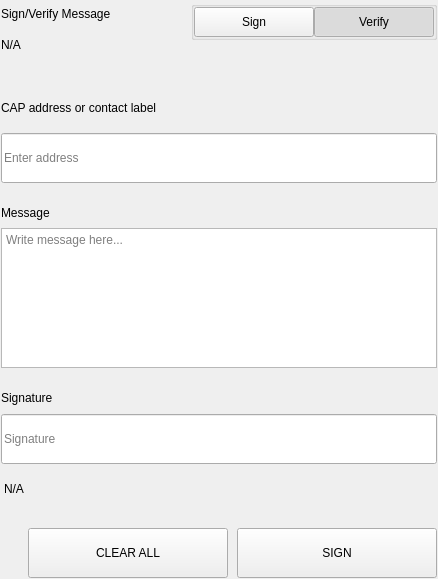
<?xml version="1.0" encoding="UTF-8"?>
<ui version="4.0">
 <class>SettingsSignMessageWidgets</class>
 <widget class="QWidget" name="SettingsSignMessageWidgets">
  <property name="geometry">
   <rect>
    <x>0</x>
    <y>0</y>
    <width>438</width>
    <height>579</height>
   </rect>
  </property>
  <property name="windowTitle">
   <string>Form</string>
  </property>
  <layout class="QVBoxLayout" name="verticalLayout">
   <property name="spacing">
    <number>0</number>
   </property>
   <property name="leftMargin">
    <number>0</number>
   </property>
   <property name="topMargin">
    <number>0</number>
   </property>
   <property name="rightMargin">
    <number>0</number>
   </property>
   <property name="bottomMargin">
    <number>0</number>
   </property>
   <item>
    <widget class="QWidget" name="left" native="true">
     <layout class="QVBoxLayout" name="verticalLayout_3">
      <property name="leftMargin">
       <number>0</number>
      </property>
      <property name="topMargin">
       <number>0</number>
      </property>
      <property name="rightMargin">
       <number>0</number>
      </property>
      <property name="bottomMargin">
       <number>0</number>
      </property>
      <item>
       <widget class="QWidget" name="container_sign" native="true">
        <layout class="QVBoxLayout" name="verticalLayout_2">
         <property name="spacing">
          <number>0</number>
         </property>
         <property name="leftMargin">
          <number>1</number>
         </property>
         <property name="topMargin">
          <number>1</number>
         </property>
         <property name="rightMargin">
          <number>1</number>
         </property>
         <property name="bottomMargin">
          <number>1</number>
         </property>
         <item>
          <layout class="QHBoxLayout" name="horizontalLayout_3" stretch="3,1">
           <property name="spacing">
            <number>40</number>
           </property>
           <item>
            <layout class="QVBoxLayout" name="verticalLayoutTitle">
             <property name="spacing">
              <number>5</number>
             </property>
             <item>
              <widget class="QLabel" name="labelTitle">
               <property name="text">
                <string>Sign/Verify Message</string>
               </property>
              </widget>
             </item>
             <item>
              <widget class="QLabel" name="labelSubtitle1">
               <property name="text">
                <string notr="true">N/A</string>
               </property>
               <property name="wordWrap">
                <bool>true</bool>
               </property>
              </widget>
             </item>
            </layout>
           </item>
           <item alignment="Qt::AlignRight|Qt::AlignTop">
            <widget class="QWidget" name="containerSwitch" native="true">
             <property name="styleSheet">
              <string notr="true">#containerSwitch{
	padding-top:9px;
}</string>
             </property>
             <layout class="QVBoxLayout" name="verticalLayout_6">
              <property name="spacing">
               <number>4</number>
              </property>
              <property name="leftMargin">
               <number>0</number>
              </property>
              <property name="topMargin">
               <number>0</number>
              </property>
              <property name="rightMargin">
               <number>0</number>
              </property>
              <property name="bottomMargin">
               <number>0</number>
              </property>
              <item alignment="Qt::AlignRight">
               <widget class="QGroupBox" name="groupBox">
                <property name="sizePolicy">
                 <sizepolicy hsizetype="Fixed" vsizetype="Preferred">
                  <horstretch>0</horstretch>
                  <verstretch>0</verstretch>
                 </sizepolicy>
                </property>
                <property name="title">
                 <string/>
                </property>
                <property name="alignment">
                 <set>Qt::AlignRight|Qt::AlignTop|Qt::AlignTrailing</set>
                </property>
                <layout class="QHBoxLayout" name="horizontalLayout_4">
                 <property name="spacing">
                  <number>0</number>
                 </property>
                 <property name="leftMargin">
                  <number>0</number>
                 </property>
                 <property name="topMargin">
                  <number>0</number>
                 </property>
                 <property name="rightMargin">
                  <number>0</number>
                 </property>
                 <property name="bottomMargin">
                  <number>0</number>
                 </property>
                 <item>
                  <widget class="QPushButton" name="pushSign">
                   <property name="minimumSize">
                    <size>
                     <width>120</width>
                     <height>30</height>
                    </size>
                   </property>
                   <property name="maximumSize">
                    <size>
                     <width>120</width>
                     <height>30</height>
                    </size>
                   </property>
                   <property name="focusPolicy">
                    <enum>Qt::NoFocus</enum>
                   </property>
                   <property name="text">
                    <string>Sign</string>
                   </property>
                   <property name="checkable">
                    <bool>true</bool>
                   </property>
                   <property name="autoExclusive">
                    <bool>true</bool>
                   </property>
                  </widget>
                 </item>
                 <item>
                  <widget class="QPushButton" name="pushVerify">
                   <property name="minimumSize">
                    <size>
                     <width>120</width>
                     <height>30</height>
                    </size>
                   </property>
                   <property name="maximumSize">
                    <size>
                     <width>120</width>
                     <height>30</height>
                    </size>
                   </property>
                   <property name="focusPolicy">
                    <enum>Qt::NoFocus</enum>
                   </property>
                   <property name="text">
                    <string>Verify</string>
                   </property>
                   <property name="checkable">
                    <bool>true</bool>
                   </property>
                   <property name="checked">
                    <bool>true</bool>
                   </property>
                   <property name="autoExclusive">
                    <bool>true</bool>
                   </property>
                  </widget>
                 </item>
                </layout>
               </widget>
              </item>
              <item alignment="Qt::AlignHCenter|Qt::AlignTop">
               <widget class="QLabel" name="labelSubtitleSwitch">
                <property name="text">
                 <string/>
                </property>
                <property name="alignment">
                 <set>Qt::AlignRight|Qt::AlignTrailing|Qt::AlignVCenter</set>
                </property>
               </widget>
              </item>
             </layout>
            </widget>
           </item>
          </layout>
         </item>
         <item>
          <spacer name="verticalSpacer_2">
           <property name="orientation">
            <enum>Qt::Vertical</enum>
           </property>
           <property name="sizeType">
            <enum>QSizePolicy::Fixed</enum>
           </property>
           <property name="sizeHint" stdset="0">
            <size>
             <width>20</width>
             <height>40</height>
            </size>
           </property>
          </spacer>
         </item>
         <item>
          <widget class="QWidget" name="containerAddress" native="true">
           <property name="sizePolicy">
            <sizepolicy hsizetype="Preferred" vsizetype="Fixed">
             <horstretch>0</horstretch>
             <verstretch>0</verstretch>
            </sizepolicy>
           </property>
           <layout class="QVBoxLayout" name="verticalLayout_5" stretch="0,0">
            <property name="spacing">
             <number>15</number>
            </property>
            <property name="leftMargin">
             <number>0</number>
            </property>
            <property name="topMargin">
             <number>0</number>
            </property>
            <property name="rightMargin">
             <number>0</number>
            </property>
            <property name="bottomMargin">
             <number>0</number>
            </property>
            <item>
             <widget class="QLabel" name="labelSubtitleAddress">
              <property name="minimumSize">
               <size>
                <width>0</width>
                <height>20</height>
               </size>
              </property>
              <property name="maximumSize">
               <size>
                <width>16777215</width>
                <height>20</height>
               </size>
              </property>
              <property name="text">
               <string>CAP address or contact label</string>
              </property>
             </widget>
            </item>
            <item>
             <widget class="QLineEdit" name="addressIn_SM">
              <property name="minimumSize">
               <size>
                <width>0</width>
                <height>50</height>
               </size>
              </property>
              <property name="maximumSize">
               <size>
                <width>16777215</width>
                <height>50</height>
               </size>
              </property>
              <property name="placeholderText">
               <string>Enter address</string>
              </property>
             </widget>
            </item>
           </layout>
          </widget>
         </item>
         <item>
          <spacer name="verticalSpacer_3">
           <property name="orientation">
            <enum>Qt::Vertical</enum>
           </property>
           <property name="sizeType">
            <enum>QSizePolicy::Fixed</enum>
           </property>
           <property name="sizeHint" stdset="0">
            <size>
             <width>20</width>
             <height>20</height>
            </size>
           </property>
          </spacer>
         </item>
         <item>
          <layout class="QVBoxLayout" name="verticalLayout_9">
           <property name="spacing">
            <number>5</number>
           </property>
           <item>
            <widget class="QLabel" name="labelSubtitleMessage">
             <property name="minimumSize">
              <size>
               <width>0</width>
               <height>20</height>
              </size>
             </property>
             <property name="maximumSize">
              <size>
               <width>16777215</width>
               <height>20</height>
              </size>
             </property>
             <property name="text">
              <string>Message</string>
             </property>
            </widget>
           </item>
           <item>
            <widget class="QPlainTextEdit" name="messageIn_SM">
             <property name="minimumSize">
              <size>
               <width>0</width>
               <height>140</height>
              </size>
             </property>
             <property name="maximumSize">
              <size>
               <width>16777215</width>
               <height>140</height>
              </size>
             </property>
             <property name="placeholderText">
              <string>Write message here...</string>
             </property>
            </widget>
           </item>
          </layout>
         </item>
         <item>
          <spacer name="verticalSpacer_4">
           <property name="orientation">
            <enum>Qt::Vertical</enum>
           </property>
           <property name="sizeType">
            <enum>QSizePolicy::Fixed</enum>
           </property>
           <property name="sizeHint" stdset="0">
            <size>
             <width>20</width>
             <height>20</height>
            </size>
           </property>
          </spacer>
         </item>
         <item>
          <widget class="QWidget" name="widget" native="true">
           <property name="minimumSize">
            <size>
             <width>0</width>
             <height>75</height>
            </size>
           </property>
           <property name="maximumSize">
            <size>
             <width>16777215</width>
             <height>16777215</height>
            </size>
           </property>
           <layout class="QVBoxLayout" name="verticalLayout_4">
            <property name="leftMargin">
             <number>0</number>
            </property>
            <property name="topMargin">
             <number>0</number>
            </property>
            <property name="rightMargin">
             <number>0</number>
            </property>
            <property name="bottomMargin">
             <number>0</number>
            </property>
            <item>
             <widget class="QLabel" name="labelSubtitleSignature">
              <property name="minimumSize">
               <size>
                <width>0</width>
                <height>20</height>
               </size>
              </property>
              <property name="maximumSize">
               <size>
                <width>16777215</width>
                <height>20</height>
               </size>
              </property>
              <property name="text">
               <string>Signature</string>
              </property>
             </widget>
            </item>
            <item>
             <widget class="QLineEdit" name="signatureOut_SM">
              <property name="minimumSize">
               <size>
                <width>0</width>
                <height>50</height>
               </size>
              </property>
              <property name="placeholderText">
               <string>Signature</string>
              </property>
             </widget>
            </item>
           </layout>
          </widget>
         </item>
         <item>
          <widget class="QLabel" name="statusLabel_SM">
           <property name="styleSheet">
            <string notr="true">padding-top:5px;</string>
           </property>
           <property name="text">
            <string notr="true">N/A</string>
           </property>
          </widget>
         </item>
         <item>
          <spacer name="verticalSpacer">
           <property name="orientation">
            <enum>Qt::Vertical</enum>
           </property>
           <property name="sizeType">
            <enum>QSizePolicy::Fixed</enum>
           </property>
           <property name="sizeHint" stdset="0">
            <size>
             <width>20</width>
             <height>20</height>
            </size>
           </property>
          </spacer>
         </item>
         <item>
          <layout class="QHBoxLayout" name="horizontalLayout_7">
           <property name="spacing">
            <number>9</number>
           </property>
           <item>
            <spacer name="horizontalSpacer_5">
             <property name="orientation">
              <enum>Qt::Horizontal</enum>
             </property>
             <property name="sizeType">
              <enum>QSizePolicy::Expanding</enum>
             </property>
             <property name="sizeHint" stdset="0">
              <size>
               <width>40</width>
               <height>20</height>
              </size>
             </property>
            </spacer>
           </item>
           <item>
            <widget class="QPushButton" name="pushButtonClear">
             <property name="minimumSize">
              <size>
               <width>200</width>
               <height>50</height>
              </size>
             </property>
             <property name="focusPolicy">
              <enum>Qt::NoFocus</enum>
             </property>
             <property name="text">
              <string>CLEAR ALL</string>
             </property>
            </widget>
           </item>
           <item>
            <widget class="QPushButton" name="pushButtonSave">
             <property name="minimumSize">
              <size>
               <width>200</width>
               <height>50</height>
              </size>
             </property>
             <property name="maximumSize">
              <size>
               <width>200</width>
               <height>50</height>
              </size>
             </property>
             <property name="focusPolicy">
              <enum>Qt::NoFocus</enum>
             </property>
             <property name="text">
              <string>SIGN</string>
             </property>
            </widget>
           </item>
          </layout>
         </item>
        </layout>
       </widget>
      </item>
     </layout>
    </widget>
   </item>
  </layout>
 </widget>
 <resources/>
 <connections/>
</ui>
